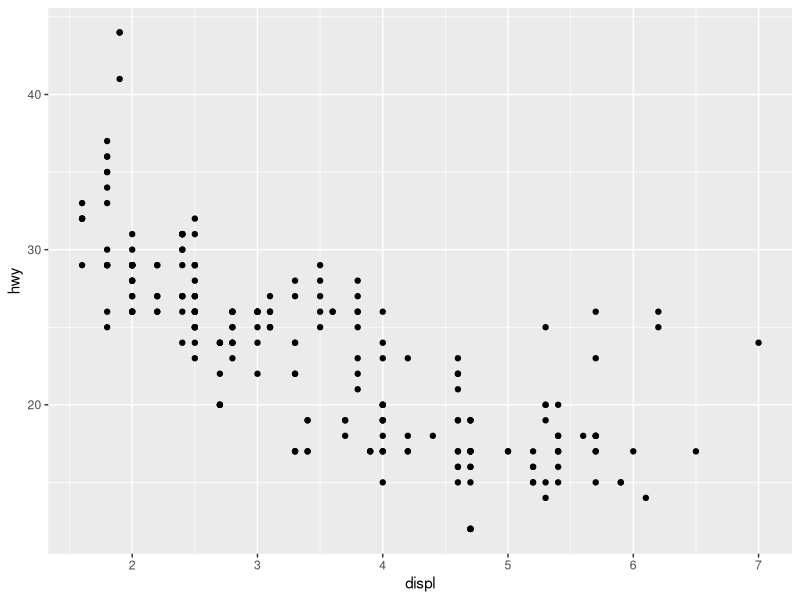
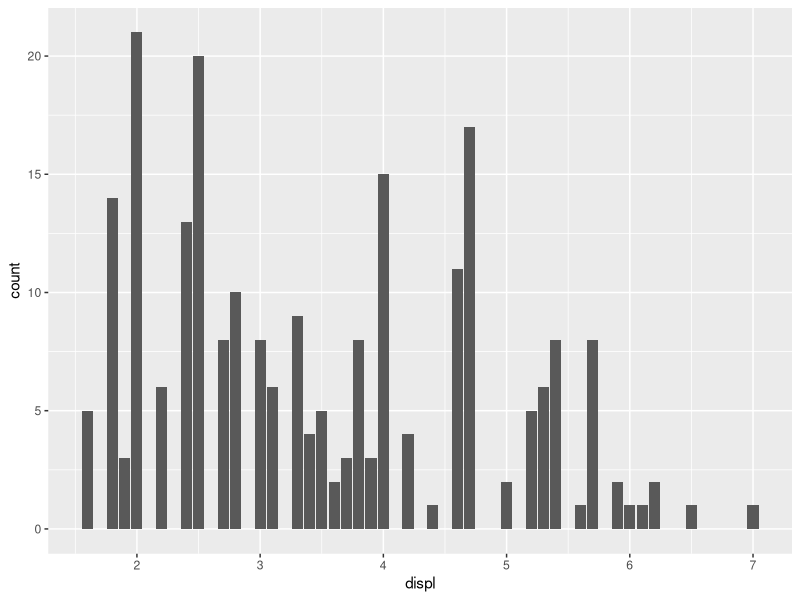
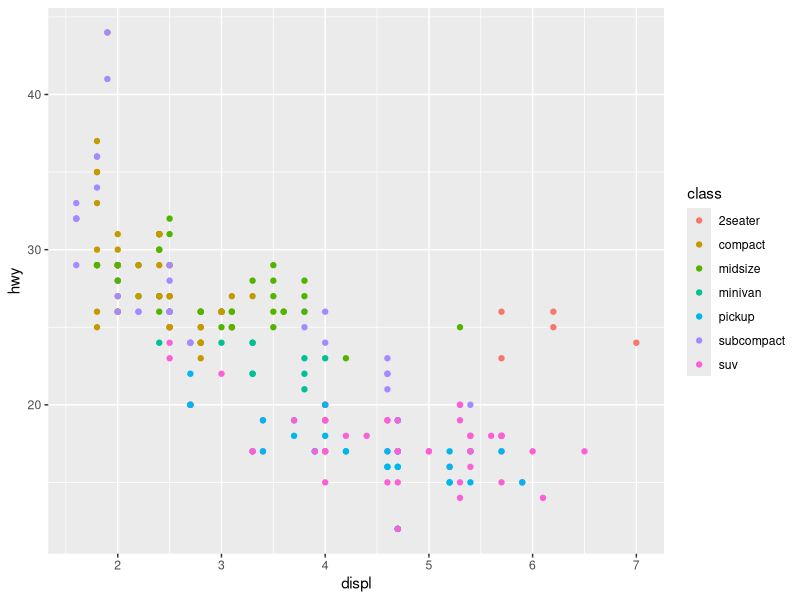
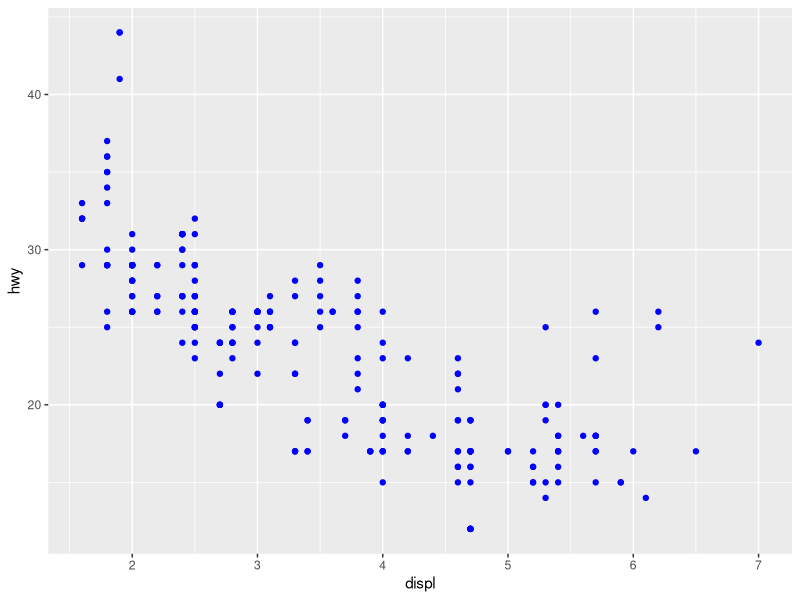
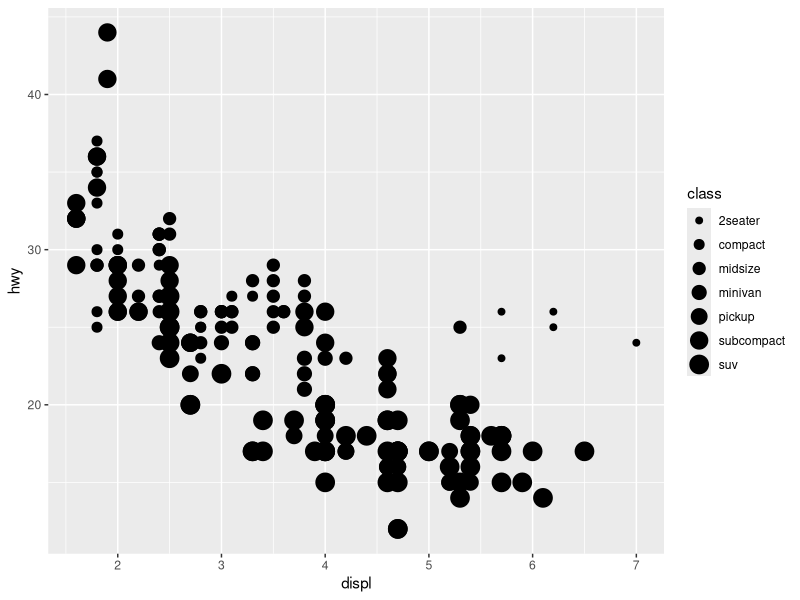
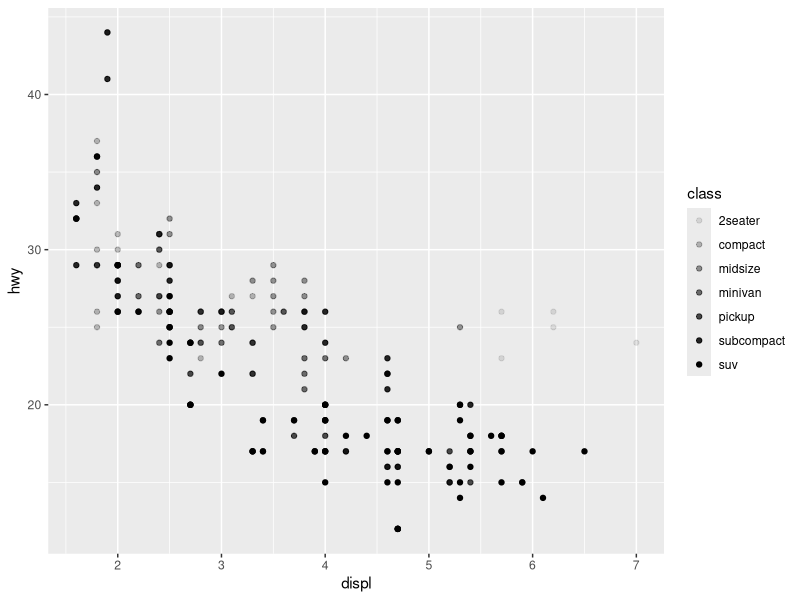
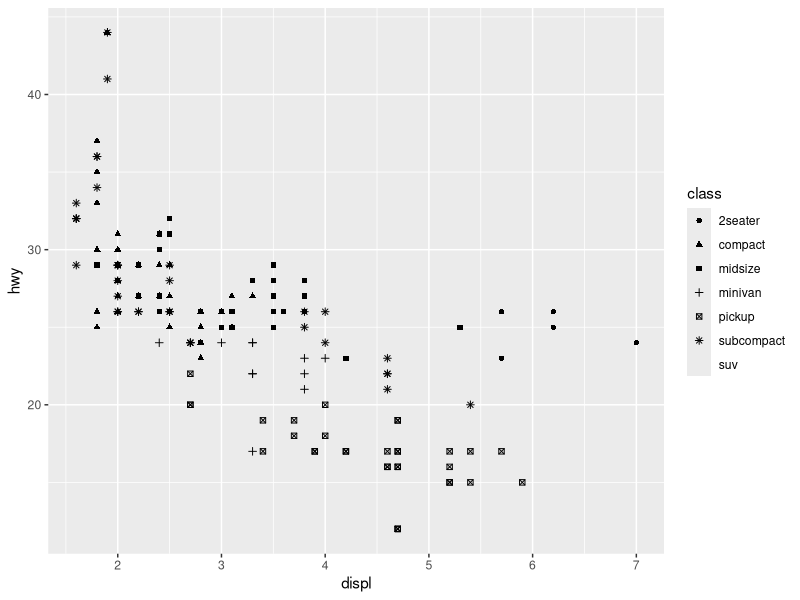
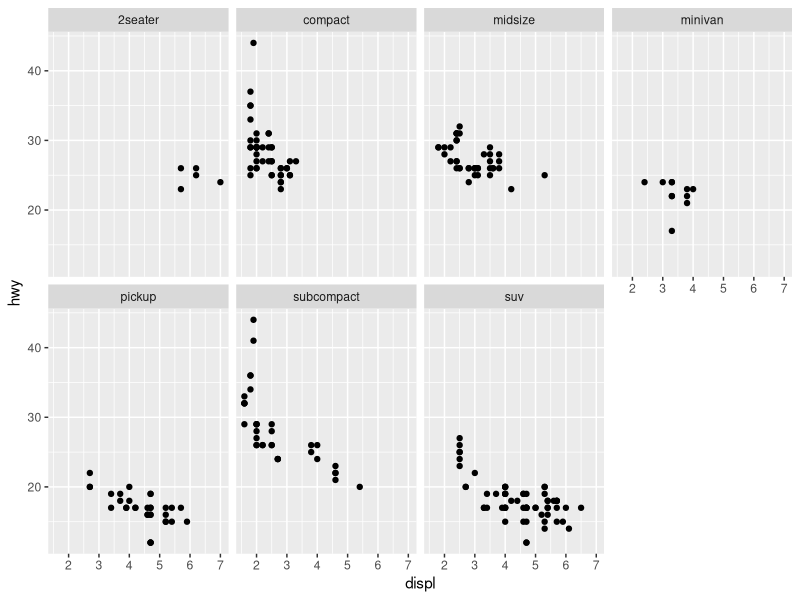

R code for these plots, in order:
############################R for Data Science 책 실습 
######Chapter 2 Data Visualization with ggplot2

install.packages("tidyverse")
library(tidyverse)
library(ggplot2)
mpg
str(mpg)
ggplot(data=mpg) +
  geom_point(mapping = aes(x=displ,y=hwy))
#ggplot함수에 mpg 데이터 사용하고 x=displ, y=hwy로 mapping해서 point로 그려라
#기본코드
#ggplot(data = "data" you use) + geom_function(mapping = aes(x="",y=""))
mtcars
str(mtcars)
?mpg

mpg %>% select(displ) %>% distinct()
ggplot(data = mpg) +
  geom_bar(mapping = aes(x=displ))

ggplot(data=mpg) +
  geom_point(mapping = aes(x=displ,y=hwy, color=class))
#color를 class로 지정할 경우, 알아서 각자 색으로 배정함

ggplot(data=mpg) +
  geom_point(mapping = aes(x=displ,y=hwy),color = "blue")
#색만 지정할 경우 그냥 색만 바뀜

ggplot(data = mpg) +
  geom_point(mapping = aes(x=displ,y=hwy, size = class))
#size by class

ggplot(data = mpg) +
  geom_point(mapping = aes(x=displ,y=hwy, alpha = class))
#alpha 는 투명도

ggplot(data = mpg) +
  geom_point(mapping = aes(x=displ,y=hwy, shape = class))
#shape는 class별로 모양이 다르게 나타난다

ggplot(data = mpg) +
  geom_point(mapping = aes(x=displ,y=hwy)) +
  facet_wrap(~class, nrow = 2)
#각 class별로 창을 만든다


ggplot(data = mpg) +
  geom_point(mapping = aes(x=displ,y=hwy)) +
  facet_grid(drv ~ .)
#drv별로 창을 나눠서 표현 (row별로 나뉨)

ggplot(data = mpg) +
  geom_point(mapping = aes(x=displ,y=hwy)) +
  facet_grid(. ~ drv)
#drv별로 창을 나눠서 표현 (column별로 나뉨

ggplot(data = mpg) +
  geom_point(mapping = aes(x=displ,y=hwy)) +
  facet_grid(. ~ cyl)
#cyl별로 창을 나워서 표현 (column별로 나뉨)

#####geom function 확인

ggplot(data = mpg) +
  geom_point(mapping=aes(x=displ,y=hwy))

ggplot(data = mpg) +
  geom_smooth(mapping=aes(x=displ,y=hwy))

#geom function 에 따라 같은 데이터도 그림이 달라짐

ggplot(data=mpg) +
  geom_smooth(mapping = aes(x=displ,y=hwy, grope=drv))
#그냥 drv 별로 그림만 나눠짐
ggplot(data=mpg) +
  geom_smooth(mapping = aes(x=displ,y=hwy, color=drv))
#위 그래프와 동일하나 색이 들어감

######p.18까지 함 

ggplot(data = mpg) +
  geom_point(mapping = aes(x=displ,y=hwy)) +
  geom_smooth(mapping = aes(x=displ,y=hwy))

ggplot(data = mpg, mapping = aes(x=displ,y=hwy)) +
  geom_point() +
  geom_smooth()
#같은 코드, 다른 작성 방법

ggplot(data = mpg, mapping = aes(x=,displ, y=hwy)) +
  geom_point(mapping = aes(color = class)) +
  geom_smooth()
#mpg데이터에 x는 displ과 y는 hwy 배치하고 smooth로 선 그리되 
#point는 class별로 나타내라

ggplot(data = mpg, mapping = aes(x=,displ, y=hwy)) +
  geom_point(mapping = aes(color = class)) +
  geom_smooth(data = filter(mpg, class=="subcompact"),se=F)

#mpg데이터에 x는 displ과 y는 hwy 배치하고 point는 class별로 나타내고
#smooth는 mpg데이터의 class가 subcompact 인 것만 선으로 나타내라

ggplot(data = mpg, mapping = aes(x=displ, y=hwy, color=drv)) +
  geom_point() +
  geom_smooth(se=T)
#geom_smooth의 se = f는 범위 표시 x, se= t는 범위표시 ㅇ

####diamond 데이터 사용

str(diamonds)

ggplot(data = diamonds) +
  geom_bar(mapping = aes(x=cut))

ggplot(data = diamonds, mapping = aes(x=cut)) + 
  geom_bar(mapping = aes(fill=clarity))

##p.28 까지 함


ggplot(data = diamonds, mapping = aes(x=cut, fill=clarity)) +
  geom_bar(alpha = 1/5, position = "identity")

ggplot(data = diamonds, mapping = aes(x=cut, color = clarity)) +
  geom_bar(fill=NA, position = "identity")

#position = identity는 정확하게 위치 해준다, 그리고 
#alpha로 색의 투명도를 높이거나 fill=NA로 테두리만 남긴다  

ggplot(data = diamonds, mapping = aes(x=cut, fill = clarity)) +
  geom_bar(position = "fill")

#position=fill은 같은 높이로 비교하게 해준다

ggplot(data = diamonds, mapping = aes(x=cut, fill= clarity)) +
  geom_bar(position = "dodge")

#cut 별로 clariry의 그래프를 형성한다. 더 비교하기 쉽게 한다


ggplot(data = mpg, mapping = aes(x=class,y=hwy)) + 
  geom_boxplot()

ggplot(data = mpg, mapping = aes(x=class,y=hwy)) + 
  geom_boxplot() +
  coord_flip()

###ggplot 학습 1단계 종료